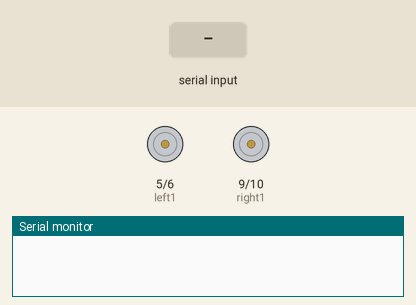
Simulated run of this program. Board: Arduino Uno, built with avr-gcc and run on an emulated ATmega328P. Parts: motor-driver pin pairs drawn as motors (green arrow = first pin HIGH = forward, orange = second pin HIGH = backward, longer = more drive), the last lines printed to the serial monitor. The test bench sets the inputs (shaded band).

Above: at 1.2 s.
1.3 s: "90,45\n" received over the second serial link
At 2.1 s:
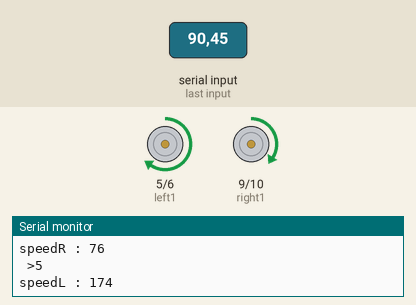
4.3 s: "30,150\n" received over the second serial link
At 5.6 s:
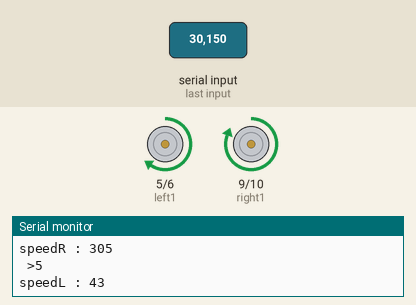
7.3 s: "200\n" received over the second serial link
At 8.6 s:
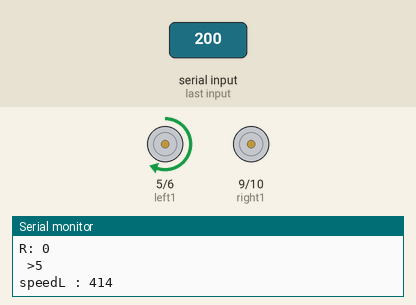
9.8 s: "1,90\n" received over the second serial link
At 10.9 s:
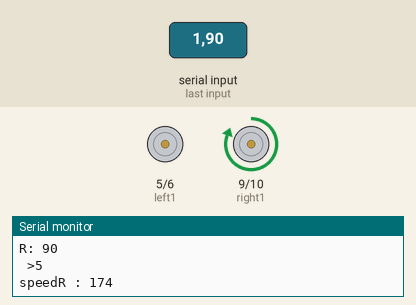
12.8 s: "1,90,45\n" received over the second serial link
At 13.2 s:
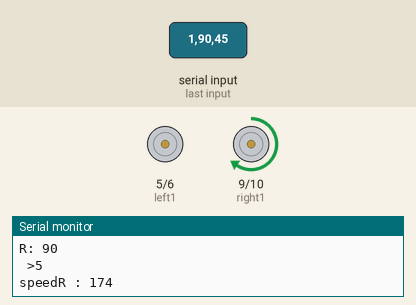
15.3 s: "5\n" received over the second serial link
At 17.0 s:
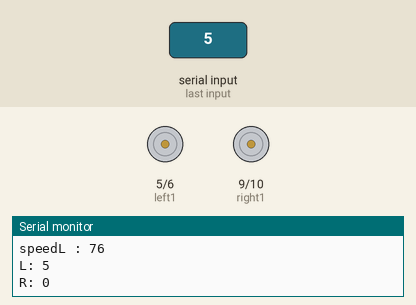
Timing chart, 0 to 18.5 s (numbered marks = the images above; inputs shaded):
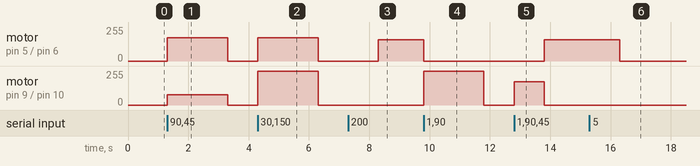

The program:

main.cpp
```cpp
#include <Arduino.h>
#include <SoftwareSerial.h>
int left1 = 5;
int left2 = 6;
int right1 = 9;
int right2 = 10;

SoftwareSerial mySerial(2, 3); // RX, TX

void setup() {
  Serial.begin(115200);     // debug PC
  mySerial.begin(9600);     // nhận ESP32
  pinMode(left1, OUTPUT);
  pinMode(left2, OUTPUT);
  pinMode(right1, OUTPUT);
  pinMode(right2, OUTPUT);
}

void loop() {
  if (mySerial.available()) {
    //Nhan du lieu esp32
    int left = mySerial.parseInt(); // -128 → 127
    int right = mySerial.parseInt();

    Serial.print("L: ");Serial.println(left);
    Serial.print("R: ");Serial.println(right);
    // Dieu khien dong co
    if (right > 10){
      int speedR = map(right,10,127,0,255);
      analogWrite(right1,speedR);
      analogWrite(right2,0);
      Serial.println(" >5 ");Serial.print("speedR : ");Serial.println(speedR);
    }
    else if (right < -10){
      int speedR = map(abs(right),10,127,0,255);
      analogWrite(right1,0);
      analogWrite(right2,speedR);
      Serial.println(" <-5 ");Serial.print("speedR : ");Serial.println(speedR);
    }
    else{
      int speedR = 0;
      analogWrite(right1,speedR);
      analogWrite(right2,0);
    }
    if ( left > 10){
      int speedL = map(left,10,127,0,255);
      analogWrite(left1,speedL);
      analogWrite(left2,0);
      Serial.println(" >5 ");Serial.print("speedL : ");Serial.println(speedL);
    }
    else if ( left < -10){
      int speedL = map(abs(left),10,127,0,255);
      analogWrite(left1,0);
      analogWrite(left2,speedL);
      Serial.println(" < -5 ");Serial.print("speedL : ");Serial.println(speedL);
    }
    else{
      int speedL = 0;
      analogWrite(left1,speedL);
      analogWrite(left2,0);
    }
  }
}
```

Measured:
- after the input at 1.3 s, motor on pin 5 (left1) / pin 6 (left2): stopped → forward 174/255 at once, → stopped 2.0 s later; motor on pin 9 (right1) / pin 10 (right2): stopped → forward 76/255 at once, → stopped 2.0 s later
- after the input at 4.3 s, motor on pin 5 (left1) / pin 6 (left2): stopped → forward 174/255 at once, → stopped 2.0 s later; motor on pin 9 (right1) / pin 10 (right2): stopped → forward 255/255 at once, → stopped 2.0 s later
- after the input at 7.3 s, motor on pin 5 (left1) / pin 6 (left2): stopped → forward 158/255 after 1.0 s
- after the input at 9.8 s, motor on pin 5 (left1) / pin 6 (left2): forward 158/255 → stopped at once; motor on pin 9 (right1) / pin 10 (right2): stopped → forward 255/255 at once, → stopped 2.0 s later
- after the input at 12.8 s, motor on pin 5 (left1) / pin 6 (left2): stopped → forward 158/255 after 1.0 s; motor on pin 9 (right1) / pin 10 (right2): stopped → forward 174/255 at once, → stopped 1.0 s later
- after the input at 15.3 s, motor on pin 5 (left1) / pin 6 (left2): forward 158/255 → stopped after 1.0 s
